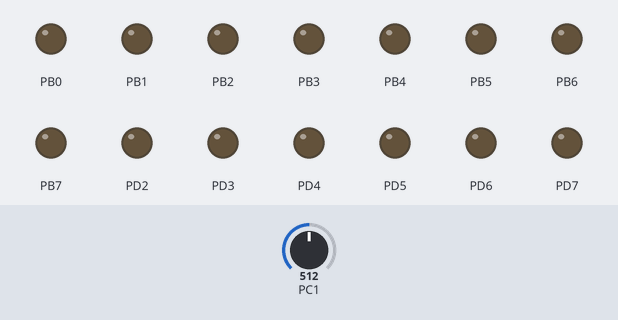
A program run on a simulated ATmega328P, built with avr-gcc and emulated at 16 MHz. Shown: output pins drawn as LEDs (lit = HIGH). Inputs (shaded band) come from the test bench; at power-on: PC1 = 512. EEPROM starts erased.

Above: at 0.1 s.
At 5.1 s:
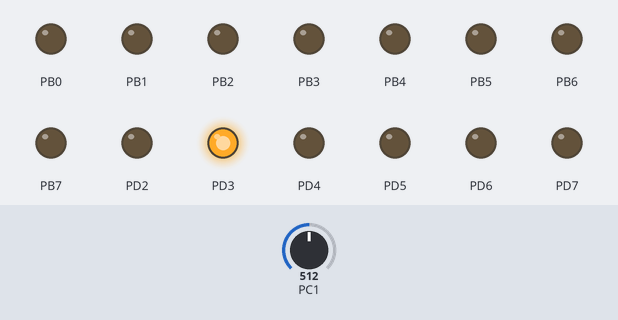
At 35.1 s:
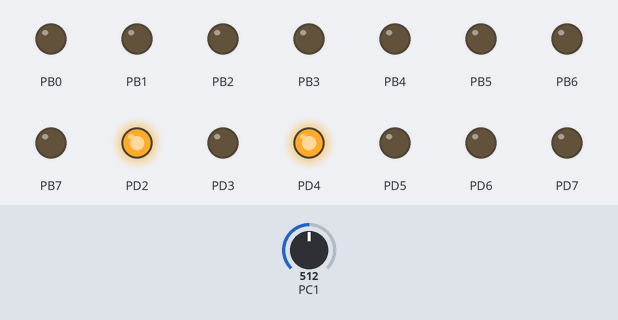
At 39.6 s:
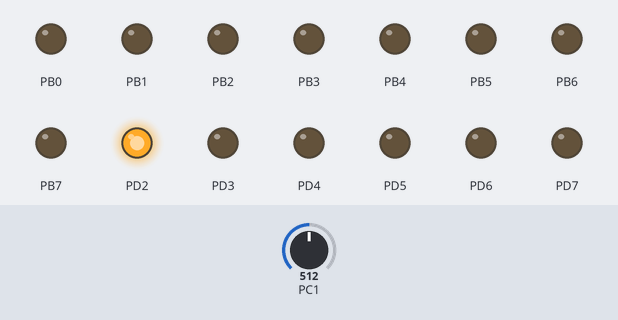
Timing chart, 0 to 40.0 s (numbered marks = the images above):
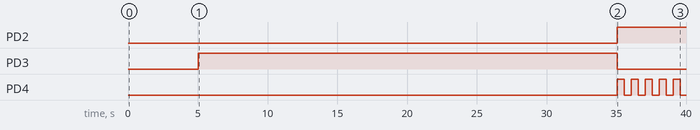

Measured:
- by itself, PD2: LOW → HIGH at 35.1 s
- by itself, PD3: LOW → HIGH at 5.0 s, → LOW 30.0 s later
- by itself, PD4: LOW → HIGH at 35.1 s, → LOW 0.50 s later, → HIGH 0.50 s later, → LOW 0.50 s later, … (10 changes in this stretch)

The program:

main.c
```c
/*
 * ArduinoTemp.c
 *
 * Created: 09/11/2020 17:29:40
 * Author : Sabine
 * Deze code werkt alleen autonoom en is nog niet getest met GUI.
 */


#include "AVR_TTC_scheduler.h"
#include <avr/io.h>
#include <stdlib.h>
#include <avr/sfr_defs.h>
#define F_CPU 16E6
#include <util/delay.h>
#include <avr/eeprom.h>
#define UBBRVAL 51

volatile uint8_t status = 0x01;
volatile uint8_t min_uitrol = 5;
volatile uint8_t max_uitrol = 160;
volatile uint8_t uitrol = 0;
volatile uint8_t max_temp = 25;
volatile uint8_t temperatuur = 0;
volatile uint8_t adcValue = 0;
volatile uint8_t isBusy = 0;
volatile uint8_t isRolling = 0;
volatile float volt = 0;
volatile float temp = 0;
//volatile uint8_t pulse = 0; // wordt alleen gebruikt voor ultrasoon sensor
//volatile int16_t COUNTB = 0; //wordt alleen gebruikt voor ultrasoon sensor


void setup() {
	DDRD = 0xFF; // pin 2,3,4
	DDRB = 0xFF; // wordt niet gebruikt
}

// Zet de waarden voor de serieele verbinding
// Dit komt uit de datasheet
void uart_init(){
	UBRR0H = 0;
	UBRR0L = UBBRVAL;
	UCSR0A = 0;
	UCSR0B = _BV(TXEN0) | _BV(RXEN0);
	UCSR0C = _BV(UCSZ01) | _BV(UCSZ00);
}

// Verstuur data
void transmit(uint8_t data){
	loop_until_bit_is_set(UCSR0A, UDRE0);
	UDR0 = data;
}

// Ontvang data
uint8_t receive(void) {
	loop_until_bit_is_set(UCSR0A, RXC0);
	return UDR0;
}

/*
ADMUX is the ADC multiplexer selection register (register that contains three fields of bits for
controlling various aspects of data conversion)
ADCSRA is the ADC control and status register A

ADPS0 = 0 (ADC Prescaler select bits)
ADPS1 = 1 (ADC Prescaler select bits)
ADPS2 = 2 (ADC Prescaler select bits)
*/
void adc_init(){
	   ADCSRA |= (1 << ADPS2) | (1 << ADPS1) | (1 << ADPS0); // Zet de ADC prescalar op 128
	   ADMUX |= (1 << REFS0); // Zet ADC reference naar AVCC
	   ADCSRA |= (1 << ADEN);  // Zet ADC aan
   }

// Param: uit te lezen poort
// Return: de digitale waarde
int readAdc(uint16_t port){
	ADMUX = 0xf0; //voor MUX3-0 op 0 zetten
	ADMUX |= port; //OR om desbetreffende poort op 1 zetten (bijv als param 1 was zet A1 op 1)

	uint8_t value;
	// ADCSRA is control and status register A
	// setting ADSC to 1 initiates a single conversion (bit 6)
	ADCSRA |= (1<<ADSC); // 0000 0001 << 6 results in 0100 0000, 6e bit op 1 = start conversion
	while(ADCSRA & (1<<ADSC)){};
	value = ADCH;
	return value;
}

void set_eeprom_address(){
	eeprom_write_byte(0x00, 0x01); // Geef aan dat er data is
	eeprom_write_byte(0x01, status);
	eeprom_write_byte(0x02, min_uitrol);
	eeprom_write_byte(0x03, max_uitrol);
	eeprom_write_byte(0x04, uitrol);
	eeprom_write_byte(0x05, max_temp);
	eeprom_write_byte(0x06, temperatuur);
   }

void get_eeprom(){
	status = eeprom_read_byte(0x01);
	min_uitrol = eeprom_read_byte(0x02);
	max_uitrol = eeprom_read_byte(0x03);
	uitrol = eeprom_read_byte(0x04);
	max_temp = eeprom_read_byte(0x05);
	temperatuur = eeprom_read_byte(0x06);
   }

// De rode LED aanzetten op Poort D pin 3 ( 8 = 0000 1000)
void RoodLEDaan(){
	PORTD |= 8; //0000 0000 0000 1000 |= 0000 0000 0000 0000
}

// De rode LED aanzetten op Poort D pin 3 ( 8 = 0000 1000)
void RoodLEDuit(){
	PORTD &=~ 8;
}

// De groene LED gaat aan op poort D pin 2 (4 = 0000 0100)
void GroenLEDaan(){
	PORTD |= 4;
}

// De groene LED gaat uit op poort D pin 2 (4 = 0000 0100)
void GroenLEDuit(){
	PORTD &=~ 4;
}

// De gele LED gaat aan op poort D pin 4 ( 16 = 0001 0000)
void GeelLEDaan(){
	PORTD |= 16;
}

// De gele LED gaat uit op poort D pin 4 ( 16 = 0001 0000)
void GeelLEDuit(){
	PORTD &=~ 16;
}

// Temperatuur berekenen in celcius
// 10mV = 1Celcius
void tempsensor(void){
	//zet reading value 'ADC' in variabele 'value';
	float value = readAdc(1);
	_delay_ms(10);
	//formule voor volt is: reading value * 5.0 / 1024;
	//wij gebruiken 1 byte
	volt = (value / 255) * 5;

	//formule voor temp is: (voltage - 0.5) * 100;
	temp = (volt - 0.5) * 100;

	temperatuur = temp;
}

// Laat de rode LED branden en de gele LED knipperen
void schermoprollen(){
	isRolling = 1;
	if(PORTD == 0x04) { // check of groen nog aan staat, zo ja zet hem uit
		GroenLEDuit();
	}
	RoodLEDaan();
		while(uitrol > min_uitrol){
			GeelLEDaan();
			_delay_ms(500);
			GeelLEDuit();
			_delay_ms(500);
			if(uitrol - 10 < min_uitrol){
				uitrol -= uitrol - min_uitrol;
				eeprom_write_byte(0x04, uitrol);
			}else{
				uitrol -= 10;
				eeprom_write_byte(0x04, uitrol);
			}
		}
	isRolling = 0;
}

// Laat de groene LED branden en de gele LED knipperen
void schermuitrollen(){
	isRolling = 1;
	if(PORTD == 0x08 ) { // check of rood nog aan staat, zo ja zet hem uit
		RoodLEDuit();
	}
	GroenLEDaan();
		while(uitrol < max_uitrol) {
			GeelLEDaan();
			_delay_ms(500);
			GeelLEDuit();
			_delay_ms(500);
			if(uitrol + 10 > max_uitrol){
				uitrol += max_uitrol - uitrol;
				eeprom_write_byte(0x04, uitrol);
			}
			else{
				uitrol += 10;
				eeprom_write_byte(0x04, uitrol);
			}
		}
	isRolling = 0;
}

/* WE HEBBEN GEEN ULTRASOON SENSOR
// Bereken de afstand aan de hand van de ultrasoon sensor
void getDistance(void){
	COUNTB = 0;
		//pulse van naar de trigger
		PORTB|=(1<<PORTB0);
		_delay_us(10);
		PORTB &=~(1<<PORTB0);

		COUNTB = 0;

		// Als echo 0 terug stuurt doe niks
		while((PINB & (1<<PINB1)) == 0x00){}

		// Als echo niet 0 is +1 bij COUNTB
		while((PINB & (1<<PINB1)) != 0x00){
			COUNTB += 1;
		}

		// De duration van een echo / 58 is afstand
		pulse = COUNTB / 58;

		_delay_ms(1000);
	}
*/

// Rol het scherm automatisch in of uit
void rol(){
	if((status == 1) & (isRolling == 0)){
		if(temperatuur > max_temp){
			schermuitrollen(); // Groen
		}else{
			schermoprollen(); // Rood
		}
	}
}

void run(void){
	if(isBusy == 0){
		uint8_t data = receive();
		// Verstuur het type eenheid
		if(data == 0xff){
			transmit(0xc0); // Tempsensor
		}

		// Verstuur de status
		if(data == 0x10){
			transmit(status);  // 0= handmatig, 1= autonoom
		}

		//  Zet de status op handmatig
		if(data == 0x20){
			status = 0x00; // handmatig
			eeprom_write_byte(0x01, status);
		}

		// Zet de status op autonoom
		if(data == 0x30){
			status = 0x01; // autonoom
			eeprom_write_byte(0x01, status);
		}

		// Uitrollen
		if(data == 0x40){
			schermuitrollen(); // zet uitrol naar de current uitrolafstand, schrijf dit naar eeprom (0x04)
		}

		// Oprollen
		if(data == 0x50){
			schermoprollen(); // zet uitrol naar de current uitrolafstand, schrijf dit naar eeprom (0x04)
		}

		// Stuur huidige min en max uitrol
		if(data == 0x60){
			transmit(min_uitrol);
			transmit(max_uitrol);
		}

		// Stuur huidige max temp
		if(data == 0x70){
			transmit(max_temp);
		}

		// Stel de maximale uitrol in
		if(data == 0x80){
			isBusy = 1;
			max_uitrol = receive();
			eeprom_write_byte(0x03, max_uitrol);
			isBusy = 0;
		}

		// Stel de minimale uitrol in
		if(data == 0x81){
			isBusy = 1;
			min_uitrol = receive();
			eeprom_write_byte(0x02, min_uitrol);
			isBusy = 0;
		}

		// Stel de temperatuur in waarbij uitgerold moet worden
		if(data == 0x82){
			isBusy = 1;
			max_temp = receive();
			eeprom_write_byte(0x05, max_temp);
			isBusy = 0;
		}

		// Verstuur de temperatuur (Python request elke 60seconden)
		if(data == 0xa0){
			transmit(temperatuur);
		}

		// verstuur de uitrol (hoe ver het scherm op het moment is uitgerold)
		if(data == 0xb0){
			transmit(uitrol);
		}

		// Verstuur de temperatuur en huidige maximale temp om uit te rollen
		if(data == 0xc0){
			transmit(temperatuur);
			transmit(max_temp);
		}
	}
}

int main(void){
	if(eeprom_read_byte(0x00) != 0x01){ // check of er nog geen data is
		set_eeprom_address(); //vul EEPROM met de volatile variabelen
	}
	else{
		get_eeprom(); //als er al wel waarden waren, haal ze op en zet ze in de volatile variabelen
	}

	// Set up de ports
	setup();

	// Initialise communicatie en ADC
	uart_init();
	adc_init();

	//tests
	//if temperatuur>max_temp: schermuitrollen
	//schermuitrollen == Green
	//schermoprollen == Red
	isRolling=0;
	status=1;
	max_temp = 25;
	temperatuur = 10;

	SCH_Init_T1(); // Initialise de timer, default 10ms

	// Voeg tasks toe aan de scheduler
	//SCH_Add_Task(run, 0, 1);
	SCH_Add_Task(tempsensor,1000, 1000);
	//SCH_Add_Task(getDistance,1200,1000); // Ultrasoon sensor niet geimplementeerd
	SCH_Add_Task(rol,500,3000); // tijd verkort voor testing purposes

	SCH_Start(); // De scheduler starten

	while(1){
		SCH_Dispatch_Tasks();
	}
}
```

AVR_TTC_scheduler.c
```c
#include "AVR_TTC_scheduler.h"
#include <avr/io.h>
#include <avr/interrupt.h>

// The array of tasks
sTask SCH_tasks_G[SCH_MAX_TASKS];


/*------------------------------------------------------------------*-

  SCH_Dispatch_Tasks()

  This is the 'dispatcher' function.  When a task (function)
  is due to run, SCH_Dispatch_Tasks() will run it.
  This function must be called (repeatedly) from the main loop.

-*------------------------------------------------------------------*/

void SCH_Dispatch_Tasks(void)
{
   unsigned char Index;

   // Dispatches (runs) the next task (if one is ready)
   for(Index = 0; Index < SCH_MAX_TASKS; Index++)
   {
      if((SCH_tasks_G[Index].RunMe > 0) && (SCH_tasks_G[Index].pTask != 0))
      {
         (*SCH_tasks_G[Index].pTask)();  // Run the task
         SCH_tasks_G[Index].RunMe -= 1;   // Reset / reduce RunMe flag

         // Periodic tasks will automatically run again
         // - if this is a 'one shot' task, remove it from the array
         if(SCH_tasks_G[Index].Period == 0)
         {
            SCH_Delete_Task(Index);
         }
      }
   }
}

/*------------------------------------------------------------------*-

  SCH_Add_Task()

  Causes a task (function) to be executed at regular intervals
  or after a user-defined delay

  pFunction - The name of the function which is to be scheduled.
              NOTE: All scheduled functions must be 'void, void' -
              that is, they must take no parameters, and have
              a void return type.

  DELAY     - The interval (TICKS) before the task is first executed

  PERIOD    - If 'PERIOD' is 0, the function is only called once,
              at the time determined by 'DELAY'.  If PERIOD is non-zero,
              then the function is called repeatedly at an interval
              determined by the value of PERIOD (see below for examples
              which should help clarify this).


  RETURN VALUE:

  Returns the position in the task array at which the task has been
  added.  If the return value is SCH_MAX_TASKS then the task could
  not be added to the array (there was insufficient space).  If the
  return value is < SCH_MAX_TASKS, then the task was added
  successfully.

  Note: this return value may be required, if a task is
  to be subsequently deleted - see SCH_Delete_Task().

  EXAMPLES:

  Task_ID = SCH_Add_Task(Do_X,1000,0);
  Causes the function Do_X() to be executed once after 1000 sch ticks.

  Task_ID = SCH_Add_Task(Do_X,0,1000);
  Causes the function Do_X() to be executed regularly, every 1000 sch ticks.

  Task_ID = SCH_Add_Task(Do_X,300,1000);
  Causes the function Do_X() to be executed regularly, every 1000 ticks.
  Task will be first executed at T = 300 ticks, then 1300, 2300, etc.

-*------------------------------------------------------------------*/

unsigned char SCH_Add_Task(void (*pFunction)(), const unsigned int DELAY, const unsigned int PERIOD)
{
   unsigned char Index = 0;

   // First find a gap in the array (if there is one)
   while((SCH_tasks_G[Index].pTask != 0) && (Index < SCH_MAX_TASKS))
   {
      Index++;
   }

   // Have we reached the end of the list?
   if(Index == SCH_MAX_TASKS)
   {
      // Task list is full, return an error code
      return SCH_MAX_TASKS;
   }

   // If we're here, there is a space in the task array
   SCH_tasks_G[Index].pTask = pFunction;
   SCH_tasks_G[Index].Delay =DELAY;
   SCH_tasks_G[Index].Period = PERIOD;
   SCH_tasks_G[Index].RunMe = 0;

   // return position of task (to allow later deletion)
   return Index;
}

/*------------------------------------------------------------------*-

  SCH_Delete_Task()

  Removes a task from the scheduler.  Note that this does
  *not* delete the associated function from memory:
  it simply means that it is no longer called by the scheduler.

  TASK_INDEX - The task index.  Provided by SCH_Add_Task().

  RETURN VALUE:  RETURN_ERROR or RETURN_NORMAL

-*------------------------------------------------------------------*/

unsigned char SCH_Delete_Task(const unsigned char TASK_INDEX)
{
   // Return_code can be used for error reporting, NOT USED HERE THOUGH!
   unsigned char Return_code = 0;

   SCH_tasks_G[TASK_INDEX].pTask = 0;
   SCH_tasks_G[TASK_INDEX].Delay = 0;
   SCH_tasks_G[TASK_INDEX].Period = 0;
   SCH_tasks_G[TASK_INDEX].RunMe = 0;

   return Return_code;
}

/*------------------------------------------------------------------*-

  SCH_Init_T1()

  Scheduler initialisation function.  Prepares scheduler
  data structures and sets up timer interrupts at required rate.
  You must call this function before using the scheduler.

-*------------------------------------------------------------------*/

void SCH_Init_T1(void)
{
   unsigned char i;

   for(i = 0; i < SCH_MAX_TASKS; i++)
   {
      SCH_Delete_Task(i);
   }

   // Set up Timer 1
   // Values for 1ms and 10ms ticks are provided for various crystals

   // Hier moet de timer periode worden aangepast ....!
   OCR1A = (uint16_t)625;   		     // 10ms = (256/16.000.000) * 625
   TCCR1B = (1 << CS12) | (1 << WGM12);  // prescale op 64, top counter = value OCR1A (CTC mode)
   TIMSK1 = 1 << OCIE1A;   		     // Timer 1 Output Compare A Match Interrupt Enable
}

/*------------------------------------------------------------------*-

  SCH_Start()

  Starts the scheduler, by enabling interrupts.

  NOTE: Usually called after all regular tasks are added,
  to keep the tasks synchronised.

  NOTE: ONLY THE SCHEDULER INTERRUPT SHOULD BE ENABLED!!!

-*------------------------------------------------------------------*/

void SCH_Start(void)
{
      sei();
}

/*------------------------------------------------------------------*-

  SCH_Update

  This is the scheduler ISR.  It is called at a rate
  determined by the timer settings in SCH_Init_T1().

-*------------------------------------------------------------------*/

ISR(TIMER1_COMPA_vect)
{
   unsigned char Index;
   for(Index = 0; Index < SCH_MAX_TASKS; Index++)
   {
      // Check if there is a task at this location
      if(SCH_tasks_G[Index].pTask)
      {
         if(SCH_tasks_G[Index].Delay == 0)
         {
            // The task is due to run, Inc. the 'RunMe' flag
            SCH_tasks_G[Index].RunMe += 1;

            if(SCH_tasks_G[Index].Period)
            {
               // Schedule periodic tasks to run again
               SCH_tasks_G[Index].Delay = SCH_tasks_G[Index].Period;
               SCH_tasks_G[Index].Delay -= 1;
            }
         }
         else
         {
            // Not yet ready to run: just decrement the delay
            SCH_tasks_G[Index].Delay -= 1;
         }
      }
   }
}

// ------------------------------------------------------------------
```

AVR_TTC_scheduler.h
```c
// Scheduler data structure for storing task data
typedef struct
{
   // Pointer to task
   void (* pTask)(void);
   // Initial delay in ticks
   unsigned int Delay;
   // Periodic interval in ticks
   unsigned int Period;
   // Runme flag (indicating when the task is due to run)
   unsigned char RunMe;
} sTask;

// Function prototypes
//-------------------------------------------------------------------

void SCH_Init_T1(void);
void SCH_Start(void);
// Core scheduler functions
void SCH_Dispatch_Tasks(void);
unsigned char SCH_Add_Task(void (*)(void), const unsigned int, const unsigned int);
unsigned char SCH_Delete_Task(const unsigned char);

// hier het aantal taken aanpassen ....!!
// Maximum number of tasks

#define SCH_MAX_TASKS (10)
```
